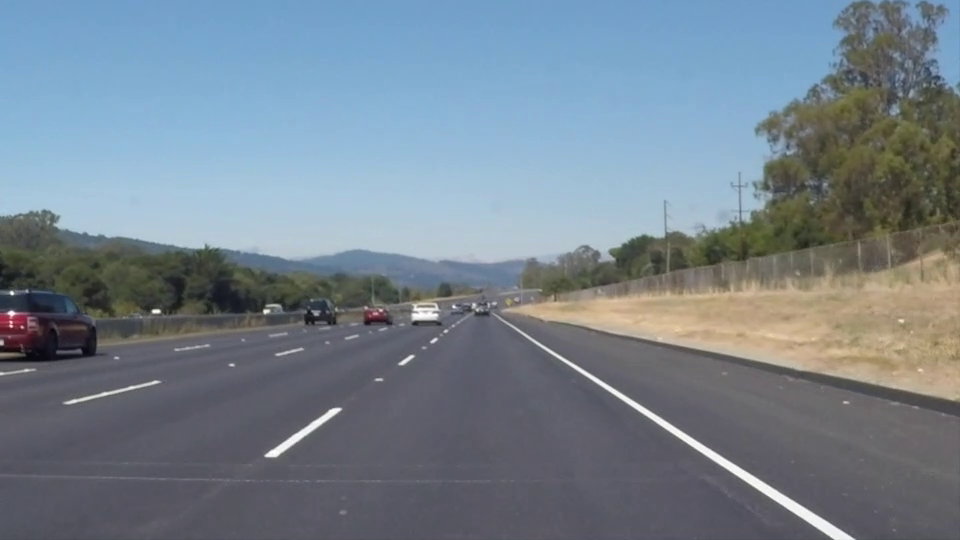
#> input picture frame 22 of image/solidWhiteRight.mp4, 960 x 540 px
$ python 22.py
#> lines starting #> are read from the running program, lines starting #| are printed output that depends on the picture; after the words box and inside, x2 and y2 are one past the last pixel; in counts of white or black regions, pixels touching at a corner belong together

import cv2
import numpy as np

# ==========================================
# 2. 동영상 불러오기
# ==========================================

cap = cv2.VideoCapture("./image/solidWhiteRight.mp4")
fps = cap.get(cv2.CAP_PROP_FPS)
w = int(cap.get(cv2.CAP_PROP_FRAME_WIDTH))
h = int(cap.get(cv2.CAP_PROP_FRAME_HEIGHT))

fourcc = cv2.VideoWriter_fourcc(*"DIVX")

out = cv2.VideoWriter(
    "result.mp4",
    fourcc,
    fps,
    (w, h)
)


# ==========================================
# 3. ROI 영역 설정
# ==========================================

# 과제2 작성한 사다리꼴 좌표 그대로 활용--> 흰색 사다리꼴 만들기
pts = np.array([
    [0, h],
    [int(w * 0.50), int(h * 0.58)],
    [int(w * 0.58), int(h * 0.58)],
    [w, h]
], dtype=np.int32)

roi = np.zeros((h, w), dtype=np.uint8)
cv2.fillPoly(roi, [pts], 255)
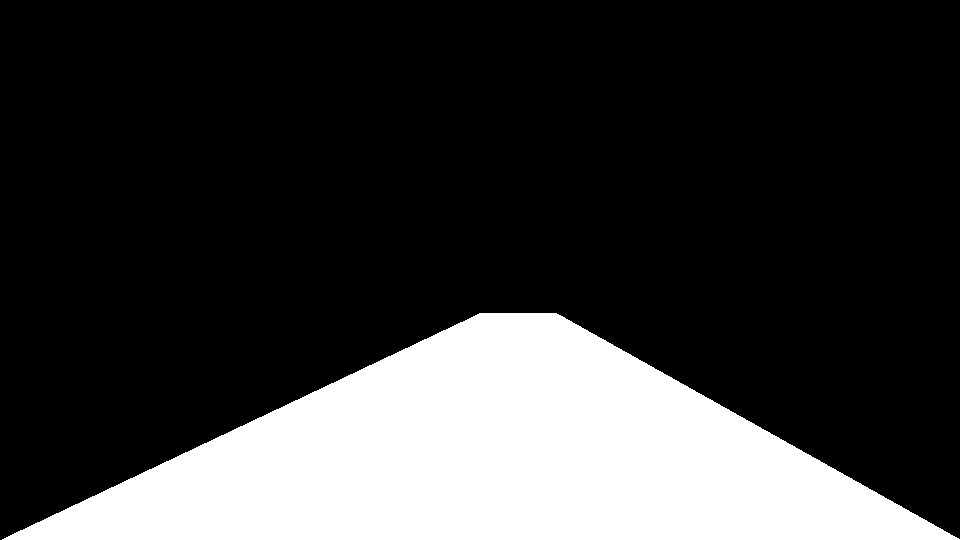
#> roi: shape (540, 960); 22.7% white; 1 white region, box (x1, y1, x2, y2) and area: (2, 313, 960, 540) 117687

# ==========================================
# 4. 동영상 프레임별 처리
# ==========================================


while True:
    ret, frame = cap.read()
#> frame is the input picture: shape (540, 960, 3); mean B, G, R 141.9, 130.7, 117.7

    if not ret:
        cap.set(cv2.CAP_PROP_POS_FRAMES, 0)
        continue

    # BGR -> HSV
    hsv = cv2.cvtColor(frame, cv2.COLOR_BGR2HSV)
#> hsv: shape (540, 960, 3); mean H, S, V 94.9, 54.6, 147.7

    # 흰색 검출
    mask = cv2.inRange(
        hsv,
        (0, 0, 200),
        (255, 30, 255)
    )
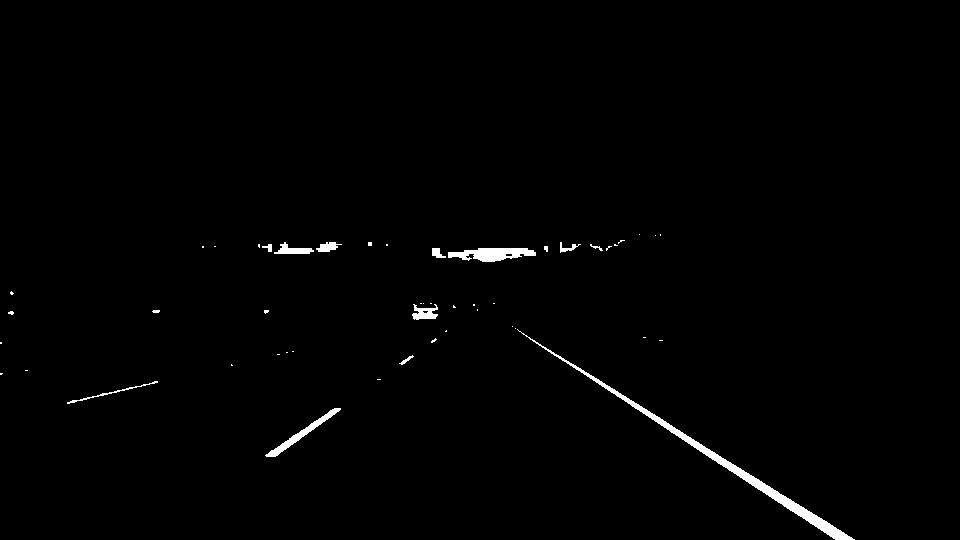
#> mask: shape (540, 960); 0.97% white; 49 white regions (35 under 20 px), largest, box (x1, y1, x2, y2) and area: (517, 329, 855, 540) 2371, (448, 248, 536, 262) 801, (265, 408, 341, 457) 535

    # ROI 영역만 남기기
    roi_mask = cv2.bitwise_and(
        mask,
        mask,
        mask=roi
    )
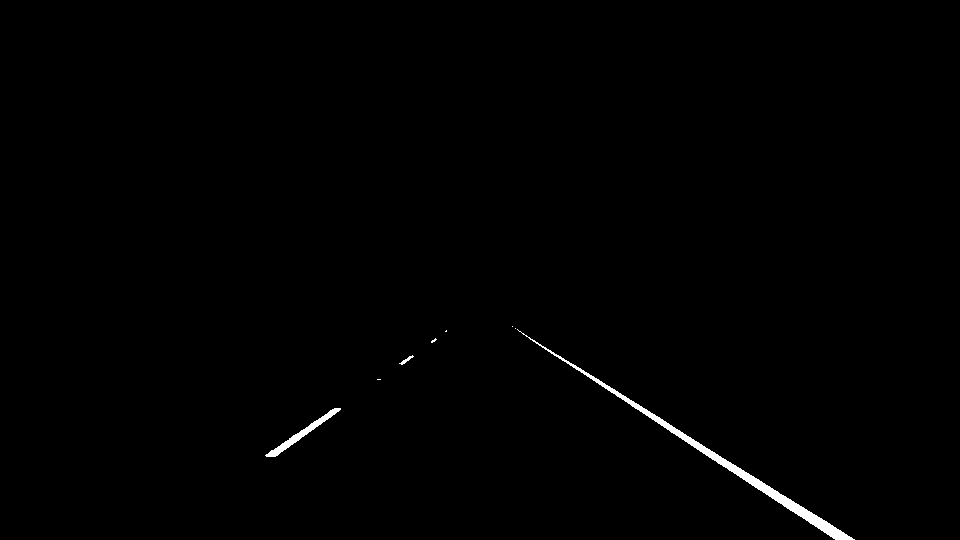
#> roi_mask: shape (540, 960); 0.57% white; 8 white regions (5 under 20 px), largest, box (x1, y1, x2, y2) and area: (517, 329, 855, 540) 2371, (265, 408, 341, 457) 535, (399, 355, 414, 365) 44

    # ======================================
    # 5. 검출된 흰색 차선을 빨간색으로 변경
    # ======================================

    output = frame.copy()
    # 빨간색 = (0, 0, 255)
    output[roi_mask > 0] = (0, 0, 255)
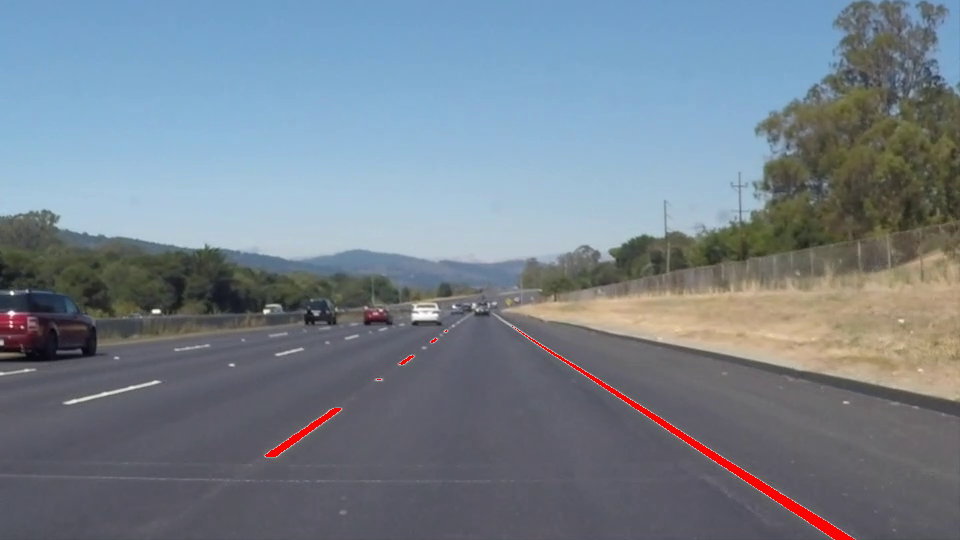
#> output: shape (540, 960, 3); 0.57% of pixels changed, all inside (x1, y1, x2, y2) = (265, 326, 855, 540)

    # 결과 저장
    out.write(output)
    cv2.imshow("Output", output)

    # ESC 키를 누르면 종료
    if cv2.waitKey(1) & 0xFF == 27:
#> (key Esc is pressed here)
        break

# ==========================================
# 6. 종료 및 저장
# ==========================================

cap.release()
out.release()
cv2.destroyAllWindows()

$ run again, starting later in the video
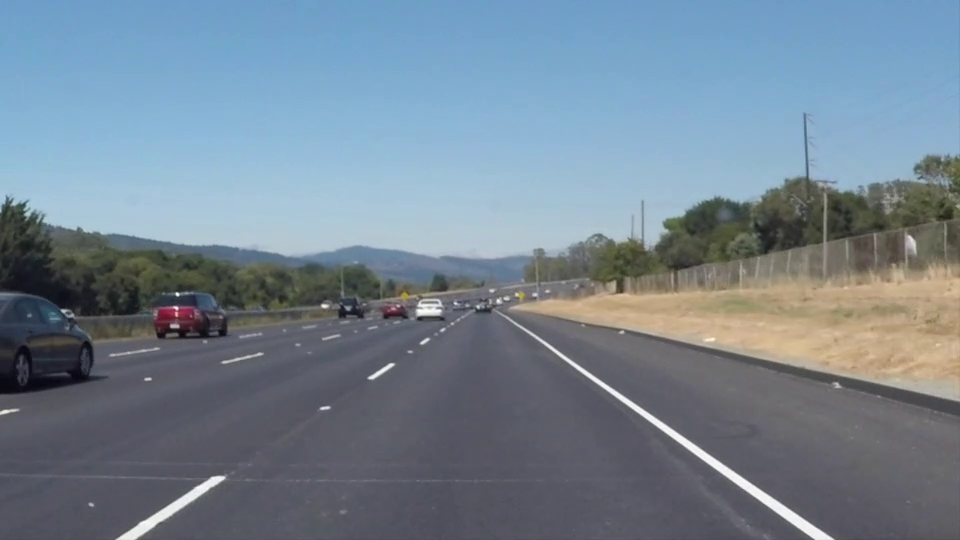
#> input picture frame 99 of image/solidWhiteRight.mp4, 960 x 540 px
#> roi: shape (540, 960); 22.7% white; 1 white region, box (x1, y1, x2, y2) and area: (2, 313, 960, 540) 117687
#> frame is the input picture: shape (540, 960, 3); mean B, G, R 146, 132.3, 116.7
#> hsv: shape (540, 960, 3); mean H, S, V 97.5, 57, 150.6
#> `mask = cv2.inRange( hsv, (0, 0, 200), (255, 30, 255) )`:
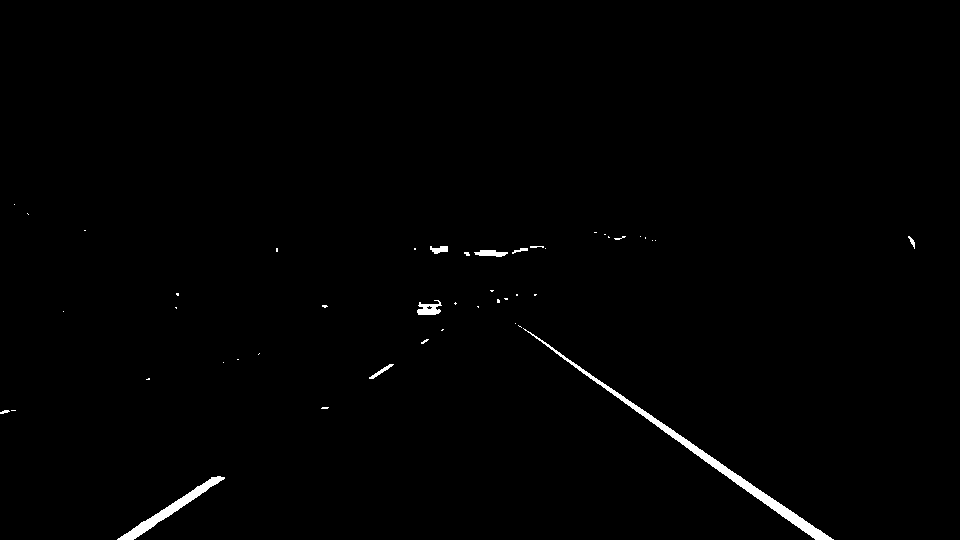
#> mask: shape (540, 960); 0.8% white; 46 white regions (35 under 20 px), largest, box (x1, y1, x2, y2) and area: (523, 328, 834, 540) 2264, (117, 476, 225, 540) 1001, (417, 300, 442, 315) 228
#> roi_mask: shape (540, 960); 0.65% white; 7 white regions (4 under 20 px), largest, box (x1, y1, x2, y2) and area: (523, 328, 834, 540) 2264, (117, 476, 225, 540) 1001, (369, 364, 394, 379) 88
#> `output[roi_mask > 0] = (0, 0, 255)`:
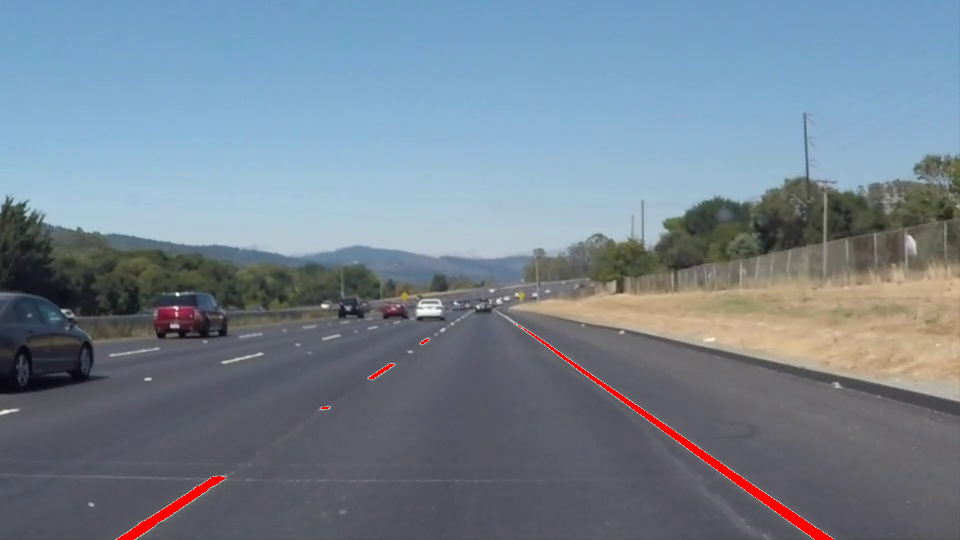
#> output: shape (540, 960, 3); 0.65% of pixels changed, all inside (x1, y1, x2, y2) = (117, 323, 834, 540)

$ run again, starting later in the video
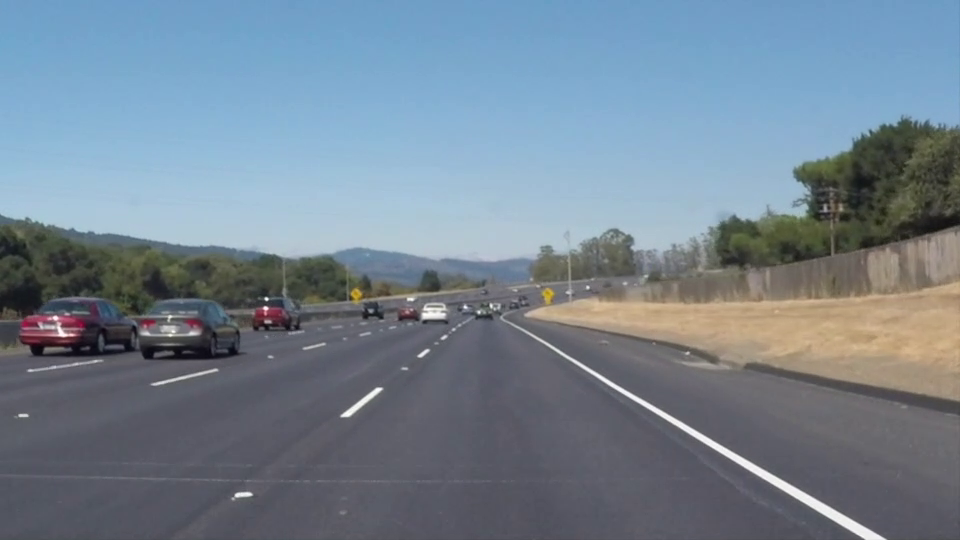
#> input picture frame 176 of image/solidWhiteRight.mp4, 960 x 540 px
#> roi: shape (540, 960); 22.7% white; 1 white region, box (x1, y1, x2, y2) and area: (2, 313, 960, 540) 117687
#> frame is the input picture: shape (540, 960, 3); mean B, G, R 145.2, 131.6, 116.5
#> hsv: shape (540, 960, 3); mean H, S, V 97, 56.8, 150.1
#> `mask = cv2.inRange( hsv, (0, 0, 200), (255, 30, 255) )`:
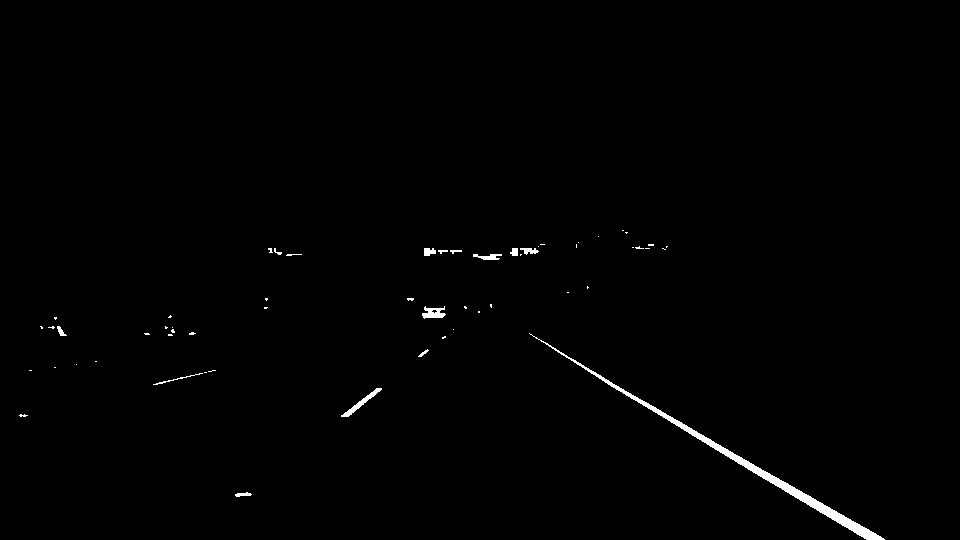
#> mask: shape (540, 960); 0.7% white; 57 white regions (42 under 20 px), largest, box (x1, y1, x2, y2) and area: (529, 333, 885, 540) 2315, (341, 388, 382, 417) 223, (422, 306, 446, 319) 190
#> roi_mask: shape (540, 960); 0.51% white; 6 white regions (2 under 20 px), largest, box (x1, y1, x2, y2) and area: (529, 333, 885, 540) 2315, (341, 388, 382, 417) 223, (235, 492, 252, 497) 53, (418, 349, 429, 357) 31
#> `output[roi_mask > 0] = (0, 0, 255)`:
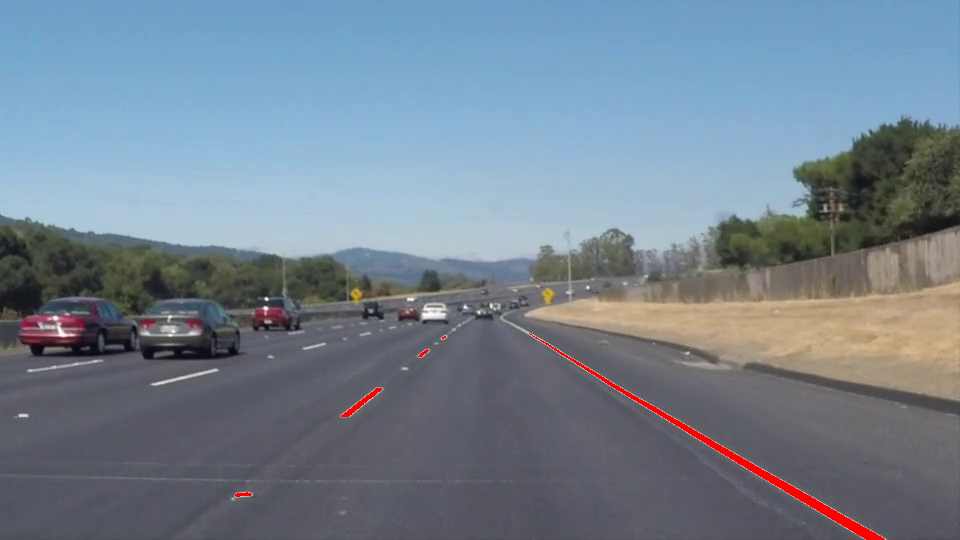
#> output: shape (540, 960, 3); 0.51% of pixels changed, all inside (x1, y1, x2, y2) = (235, 329, 885, 540)
